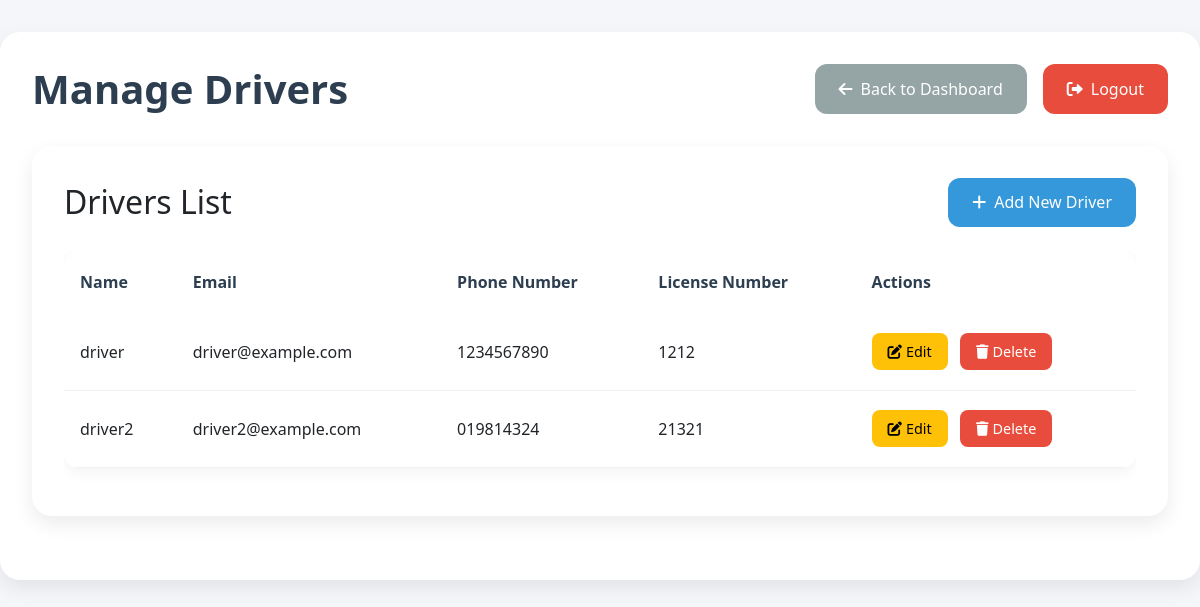
The page /manage-drivers/ on the database its author committed.
### myproject/models.py (models this page shows, shortened)
class Driver(models.Model):
    user = models.OneToOneField(User, on_delete=models.CASCADE, primary_key=True)
    full_name = models.CharField(max_length=100, default="Unknown")
    phone_number = models.CharField(max_length=15, default="")
    license_number = models.CharField(max_length=50)

class User(AbstractBaseUser):
    ROLE_CHOICES = [
        ("admin", "Admin"),
        ("staff", "Dealership Staff"),
        ("driver", "Delivery Driver"),
        ("customer", "Customer"),
    ]
    email = models.EmailField(unique=True)
    role = models.CharField(max_length=20, choices=ROLE_CHOICES)
    is_active = models.BooleanField(default=True)
    is_staff = models.BooleanField(default=False)
    objects = UserManager()
    USERNAME_FIELD = "email"
    REQUIRED_FIELDS = ["role"]

### myproject/views.py (the view)
# urls.py: path('manage-drivers/', views.manage_drivers, name='manage_drivers'),
def manage_drivers(request):
    driver_list = Driver.objects.all()
    return render(request, "manage_driver.html", {"driver_list": driver_list})

### myproject/templates/manage_driver.html (shortened to what this page needs)
<!DOCTYPE html>
{% load static %}
<html lang="en">
<head>
  <link href="https://cdn.jsdelivr.net/npm/bootstrap@5.3.0/dist/css/bootstrap.min.css" rel="stylesheet">
  <link rel="stylesheet" href="https://cdnjs.cloudflare.com/ajax/libs/font-awesome/6.0.0/css/all.min.css">
</head>
<body>
  <div class="dashboard-box">
    <div class="dashboard-header">
      <h1>Manage Drivers</h1>
      <div class="button-container">
        <a href="{% url 'admin_dashboard' %}" class="btn btn-secondary">
          <i class="fas fa-arrow-left me-2"></i>Back to Dashboard
        </a>
        <a href="{% url 'logout' %}" class="btn btn-danger">
          <i class="fas fa-sign-out-alt me-2"></i>Logout
        </a>
      </div>
    </div>
    <div class="dashboard-box">
      <div class="d-flex justify-content-between align-items-center mb-4">
        <h2 class="m-0">Drivers List</h2>
        <button class="btn btn-primary" data-bs-toggle="modal" data-bs-target="#addDriverModal">
          <i class="fas fa-plus me-2"></i>Add New Driver
        </button>
      </div>
      {% if driver_list %}
        <div class="table-responsive">
          <table class="table">
            <thead>
              <tr>
                <th>Name</th>
                <th>Email</th>
                <th>Phone Number</th>
                <th>License Number</th>
                <th>Actions</th>
              </tr>
            </thead>
            <tbody>
              {% for driver in driver_list %}
              <tr>
                <td>{{ driver.full_name }}</td>
                <td>{{ driver.user.email }}</td>
                <td>{{ driver.phone_number }}</td>
                <td>{{ driver.license_number }}</td>
                <td>
                  <button class="btn btn-warning btn-sm me-2" data-bs-toggle="modal" data-bs-target="#editDriverModal{{ driver.user.id }}">
                    <i class="fas fa-edit me-1"></i>Edit
                  </button>
                  <button class="btn btn-danger btn-sm" data-bs-toggle="modal" data-bs-target="#deleteDriverModal{{ driver.user.id }}">
                    <i class="fas fa-trash me-1"></i>Delete
                  </button>
                </td>
              </tr>
              {% endfor %}
            </tbody>
          </table>
        </div>
      {% else %}
        <div class="alert alert-info" role="alert">
          <i class="fas fa-info-circle me-2"></i>No drivers found. Add a new driver using the "Add New Driver" button above.
        </div>
      {% endif %}
    </div>
  </div>
</body>
</html>

### myproject/templates/manage_driver.html (style rules this page uses)
:root { --primary-color: #2c3e50; --accent-color: #3498db; --success-color: #2ecc71; --danger-color: #e74c3c; --background-color: #f5f6fa; }
body { background-color: var(--background-color); font-family: 'Segoe UI', Tahoma, Geneva, Verdana, sans-serif; }
.dashboard-box { background: white; border-radius: 20px; box-shadow: 0 8px 20px rgba(0,0,0,0.08); padding: 2rem; margin: 2rem auto; max-width: 1400px; }
.dashboard-header { display: flex; justify-content: space-between; align-items: center; margin-bottom: 2rem; flex-wrap: wrap; gap: 1rem; }
h1 { color: var(--primary-color); font-size: 2.5rem; font-weight: 600; margin: 0; }
.button-container { display: flex; gap: 1rem; }
.btn { padding: 0.8rem 1.5rem; border-radius: 12px; font-weight: 500; transition: all 0.3s ease; border: none; }
.btn-primary { background-color: var(--accent-color); }
.btn-secondary { background-color: #95a5a6; }
.btn-danger { background-color: var(--danger-color); }
.table { background: white; border-radius: 15px; overflow: hidden; box-shadow: 0 4px 15px rgba(0,0,0,0.05); }
.table thead { background-color: #f8f9fa; }
.table th { font-weight: 600; color: var(--primary-color); padding: 1.2rem 1rem; border: none; }
.table td { padding: 1.2rem 1rem; vertical-align: middle; border-bottom: 1px solid #f1f1f1; }
.table tbody tr { transition: all 0.3s ease; }
.btn-sm { padding: 0.5rem 1rem; border-radius: 8px; font-size: 0.9rem; }

### rows shown on the page
Driver: full_name "driver", user.email "driver@example.com", phone_number "1234567890", license_number "1212"
Driver: full_name "driver2", user.email "driver2@example.com", phone_number "019814324", license_number "21321"
